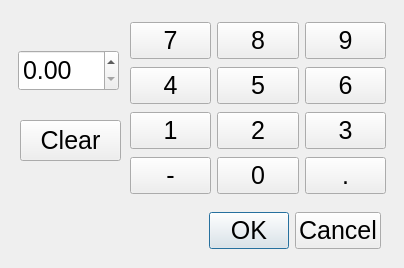
<?xml version="1.0" encoding="UTF-8"?>
<ui version="4.0">
 <class>Dialog</class>
 <widget class="QDialog" name="Dialog">
  <property name="geometry">
   <rect>
    <x>0</x>
    <y>0</y>
    <width>404</width>
    <height>268</height>
   </rect>
  </property>
  <property name="windowTitle">
   <string>Dialog</string>
  </property>
  <property name="styleSheet">
   <string notr="true">font-size: 25px;</string>
  </property>
  <widget class="QDialogButtonBox" name="buttonBox">
   <property name="geometry">
    <rect>
     <x>10</x>
     <y>210</y>
     <width>371</width>
     <height>41</height>
    </rect>
   </property>
   <property name="orientation">
    <enum>Qt::Horizontal</enum>
   </property>
   <property name="standardButtons">
    <set>QDialogButtonBox::Cancel|QDialogButtonBox::Ok</set>
   </property>
  </widget>
  <widget class="QDoubleSpinBox" name="doubleSpinBox">
   <property name="geometry">
    <rect>
     <x>18</x>
     <y>50</y>
     <width>101</width>
     <height>41</height>
    </rect>
   </property>
  </widget>
  <widget class="QPushButton" name="clearButton">
   <property name="geometry">
    <rect>
     <x>20</x>
     <y>120</y>
     <width>101</width>
     <height>41</height>
    </rect>
   </property>
   <property name="text">
    <string>Clear</string>
   </property>
  </widget>
  <widget class="QWidget" name="layoutWidget">
   <property name="geometry">
    <rect>
     <x>130</x>
     <y>20</y>
     <width>256</width>
     <height>176</height>
    </rect>
   </property>
   <layout class="QVBoxLayout" name="verticalLayout">
    <item>
     <layout class="QHBoxLayout" name="horizontalLayout_3">
      <item>
       <widget class="QPushButton" name="pushButton_7">
        <property name="text">
         <string>7</string>
        </property>
       </widget>
      </item>
      <item>
       <widget class="QPushButton" name="pushButton_8">
        <property name="text">
         <string>8</string>
        </property>
       </widget>
      </item>
      <item>
       <widget class="QPushButton" name="pushButton_9">
        <property name="text">
         <string>9</string>
        </property>
       </widget>
      </item>
     </layout>
    </item>
    <item>
     <layout class="QHBoxLayout" name="horizontalLayout_2">
      <item>
       <widget class="QPushButton" name="pushButton_4">
        <property name="text">
         <string>4</string>
        </property>
       </widget>
      </item>
      <item>
       <widget class="QPushButton" name="pushButton_5">
        <property name="text">
         <string>5</string>
        </property>
       </widget>
      </item>
      <item>
       <widget class="QPushButton" name="pushButton_6">
        <property name="text">
         <string>6</string>
        </property>
       </widget>
      </item>
     </layout>
    </item>
    <item>
     <layout class="QHBoxLayout" name="horizontalLayout">
      <item>
       <widget class="QPushButton" name="pushButton_1">
        <property name="text">
         <string>1</string>
        </property>
       </widget>
      </item>
      <item>
       <widget class="QPushButton" name="pushButton_2">
        <property name="text">
         <string>2</string>
        </property>
       </widget>
      </item>
      <item>
       <widget class="QPushButton" name="pushButton_3">
        <property name="text">
         <string>3</string>
        </property>
       </widget>
      </item>
     </layout>
    </item>
    <item>
     <layout class="QHBoxLayout" name="horizontalLayout_4">
      <item>
       <widget class="QPushButton" name="pushButton_n">
        <property name="text">
         <string>-</string>
        </property>
       </widget>
      </item>
      <item>
       <widget class="QPushButton" name="pushButton_0">
        <property name="text">
         <string>0</string>
        </property>
       </widget>
      </item>
      <item>
       <widget class="QPushButton" name="pushButton_p">
        <property name="text">
         <string>.</string>
        </property>
       </widget>
      </item>
     </layout>
    </item>
   </layout>
  </widget>
 </widget>
 <resources/>
 <connections>
  <connection>
   <sender>buttonBox</sender>
   <signal>accepted()</signal>
   <receiver>Dialog</receiver>
   <slot>accept()</slot>
   <hints>
    <hint type="sourcelabel">
     <x>248</x>
     <y>254</y>
    </hint>
    <hint type="destinationlabel">
     <x>157</x>
     <y>274</y>
    </hint>
   </hints>
  </connection>
  <connection>
   <sender>buttonBox</sender>
   <signal>rejected()</signal>
   <receiver>Dialog</receiver>
   <slot>reject()</slot>
   <hints>
    <hint type="sourcelabel">
     <x>316</x>
     <y>260</y>
    </hint>
    <hint type="destinationlabel">
     <x>286</x>
     <y>274</y>
    </hint>
   </hints>
  </connection>
 </connections>
</ui>
